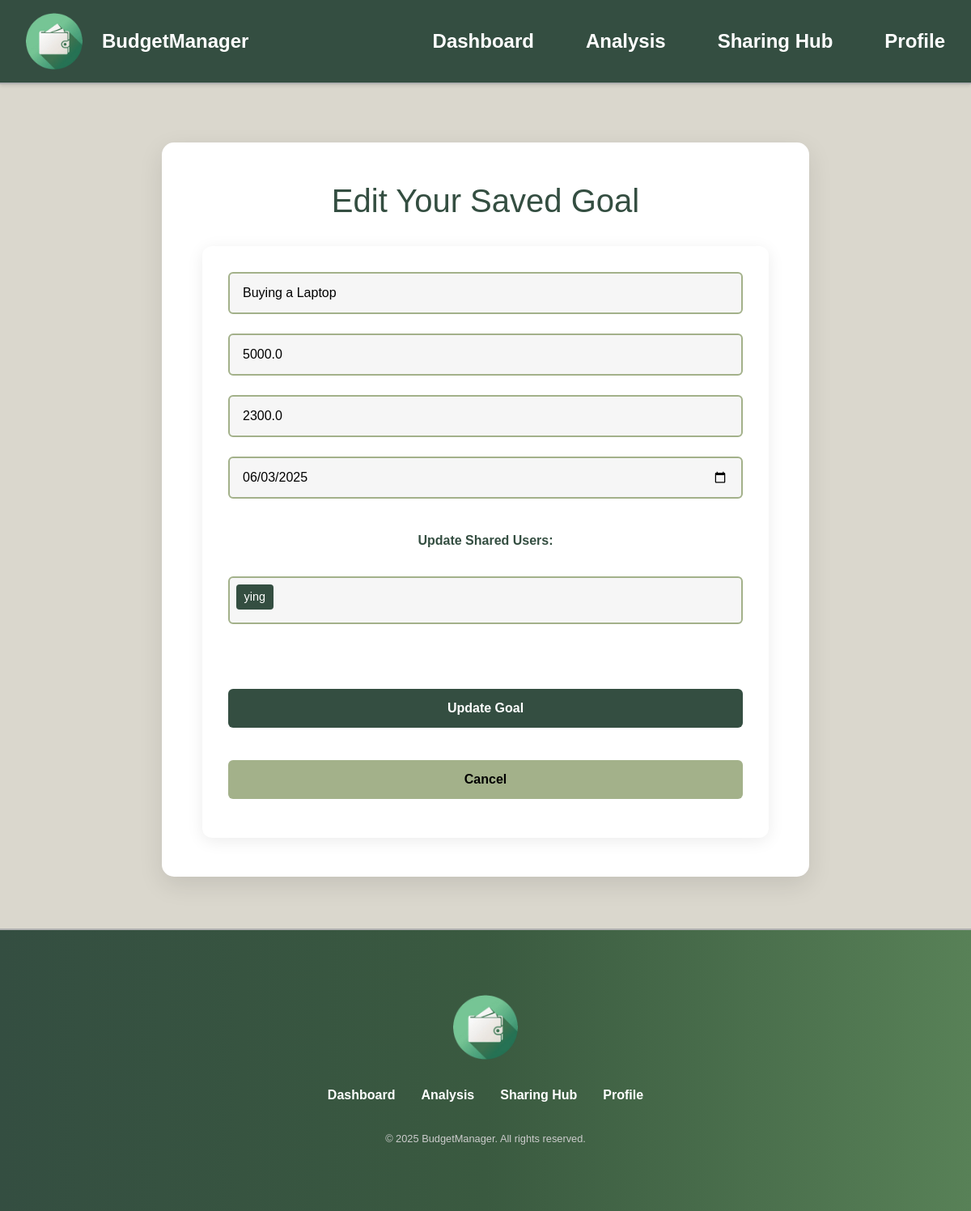
Page /edit-goal/1 (signed in) on the earlier database version.
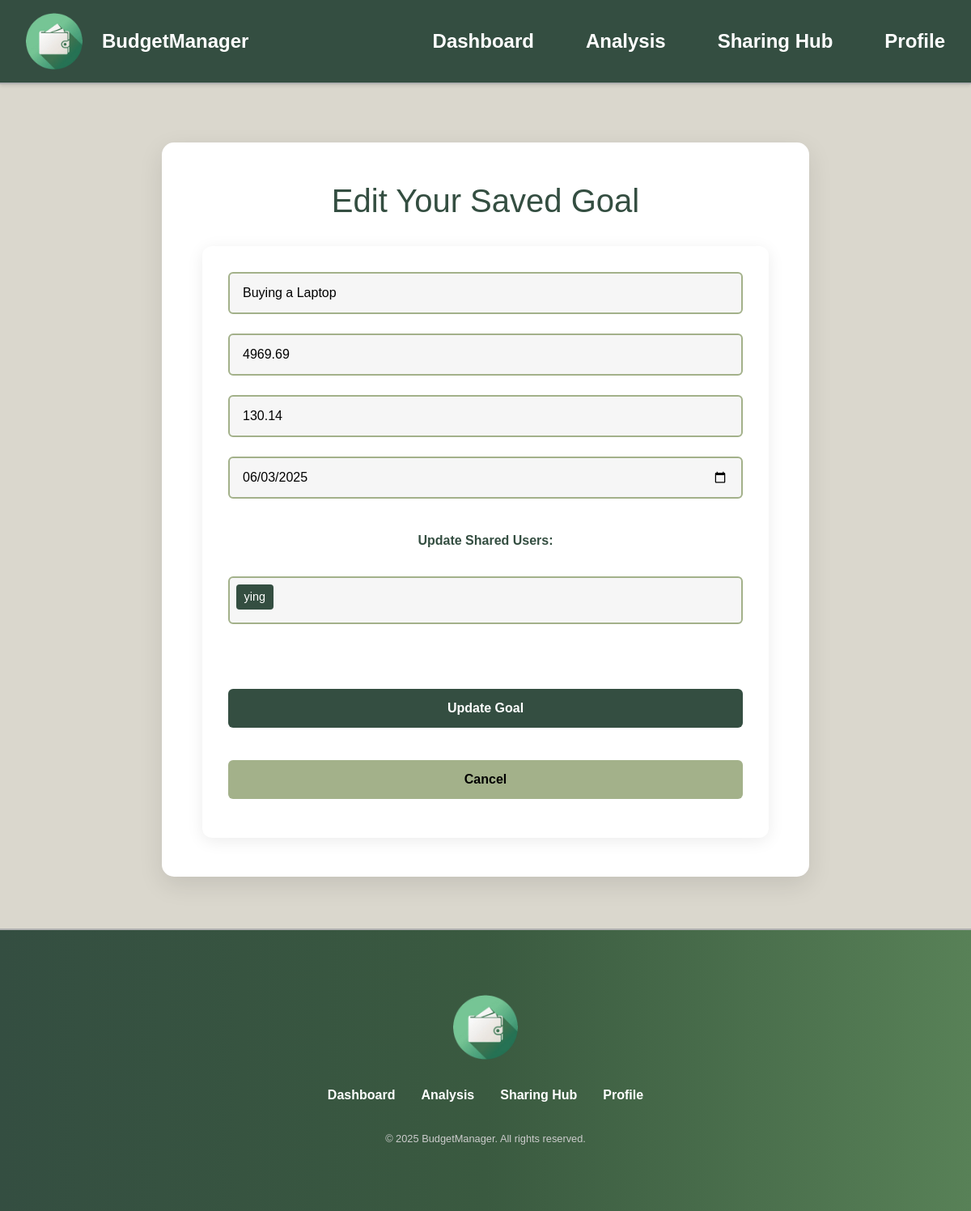
Same page on the later database version.
### models/savings_goal.py (models this page shows)
class SavingsGoal(db.Model):
    __tablename__ = 'savings_goals'
    id = db.Column(db.Integer, primary_key=True)
    user_id = db.Column(db.Integer, db.ForeignKey('users.id'), nullable=False)
    goal_name = db.Column(db.String(100), nullable=False)
    target_amount = db.Column(db.Float, nullable=False)
    saved_amount = db.Column(db.Float, default=0.0)
    deadline = db.Column(db.Date, nullable=False)
    created_at = db.Column(db.DateTime, default=datetime.utcnow)
    shares = db.relationship('SavingsGoalShare', backref='savings_goal', lazy=True)
    owner = db.relationship('User', backref='goals')

### models/savings_goal_share.py (models this page shows)
class SavingsGoalShare(db.Model):
    __tablename__ = 'savings_goal_shares'
    id = db.Column(db.Integer, primary_key=True)
    goal_id = db.Column(db.Integer, db.ForeignKey('savings_goals.id'), nullable=False)
    shared_with_user_id = db.Column(db.Integer, db.ForeignKey('users.id'), nullable=False)
    tool_name = db.Column(db.String(100), nullable=False)  # e.g., 'savings_goal', 'future_predictor'
    created_at = db.Column(db.DateTime, default=datetime.utcnow)
    shared_user = db.relationship(
        "User",
        backref="shared_goals",
        primaryjoin="SavingsGoalShare.shared_with_user_id==User.id"
    )
    goal = db.relationship("SavingsGoal", backref="shared_records")

### models/user.py (models this page shows, shortened)
class User(db.Model):
    __tablename__ = 'users'
    id = db.Column(db.Integer, primary_key=True)
    name = db.Column(db.String(100), nullable=False)
    email = db.Column(db.String(100), unique=True, nullable=False)
    password_hash = db.Column(db.String(256), nullable=False)
    created_at = db.Column(db.DateTime, default=datetime.utcnow)

### app.py (the view, shortened to what this page needs)
@app.route("/edit-goal/<int:goal_id>", methods=["GET", "POST"])
@login_required_custom
def edit_savings_goal(goal_id):
    user_id = session.get('user_id')
    goal = SavingsGoal.query.filter_by(id=goal_id, user_id=user_id).first_or_404()
    users = User.query.filter(User.id != user_id).all()
    shared_user_ids = [share.shared_user.id for share in goal.shares]
    return render_template("edit_goal.html", goal=goal, users=users, shared_user_ids=shared_user_ids)

### app.py (called while the page is built)
def login_required_custom(f):
    @wraps(f)
    def decorated_function(*args, **kwargs):
        if 'user_id' not in session:
            flash('please login first', 'warning')
            return redirect(url_for('login'))
        return f(*args, **kwargs)
    return decorated_function

### templates/edit_goal.html (shortened to what this page needs)
{% extends "layout_user.html" %}
{% block styles %}
<link href="https://cdn.jsdelivr.net/npm/bootstrap@5.3.5/dist/css/bootstrap.min.css" rel="stylesheet">
<link rel="stylesheet" href="{{ url_for('static', filename='css/style.css') }}">
<link rel="stylesheet" href="{{ url_for('static', filename='css/analysis.css') }}">
<link rel="stylesheet" href="{{ url_for('static', filename='css/analysis_tools.css') }}">
{% endblock %}
{% block content %}
    <section class="expense-tracker-section">
        <div class="container">
            <div class="goal-tracker-box">
                <h2 class="mb-4">Edit Your Saved Goal</h2>
                <form method="POST" class="goal-form">
                <input type="text" name="goal_name" value="{{ goal.goal_name }}" placeholder="Goal name" required>
                <input type="number" step="0.01" name="target_amount" value="{{ goal.target_amount }}" placeholder="Target amount" required>
                <input type="number" step="0.01" name="saved_amount" value="{{ goal.saved_amount }}" placeholder="Current saved amount" required>
                <input type="date" name="deadline" value="{{ goal.deadline }}" required>
                <label class="fw-bold mb-2 mt-3">Update Shared Users:</label>
                <div class="custom-multiselect" id="user-multiselect">
                    <div class="selected-tags" id="selected-tags">
                        {% for share in goal.shares %}
                        <span class="tag" data-id="{{ share.shared_user.id }}">{{ share.shared_user.name }}</span>
                        {% endfor %}
                    </div>
                </div>
                <div class="d-flex flex-column gap-2 mt-3">
                    <button type="submit" class="btn btn-primary w-100">Update Goal</button>
                    <a href="{{ url_for('savings_goal_tracker') }}" class="btn btn-secondary w-100 text-center">Cancel</a>
                </div>
                </form>
            </div>
        </div>
    </section>
{% endblock %}

Differences in the rows shown:
changed SavingsGoal "Buying a Laptop": target_amount "5000.0" → "4969.69"; saved_amount "2300.0" → "130.14"
